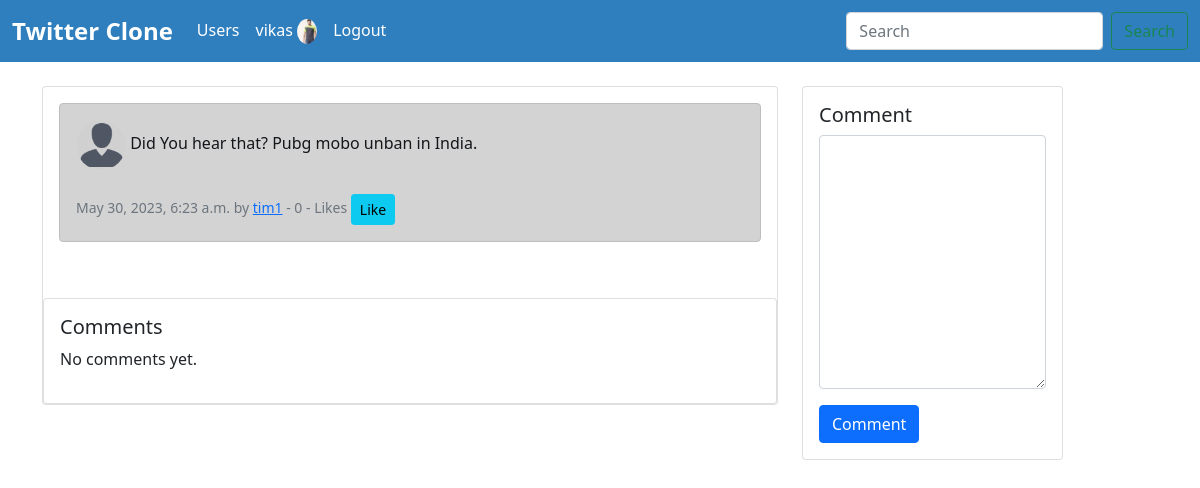
The app's page /tweet-comment/6/ (signed in), older data.
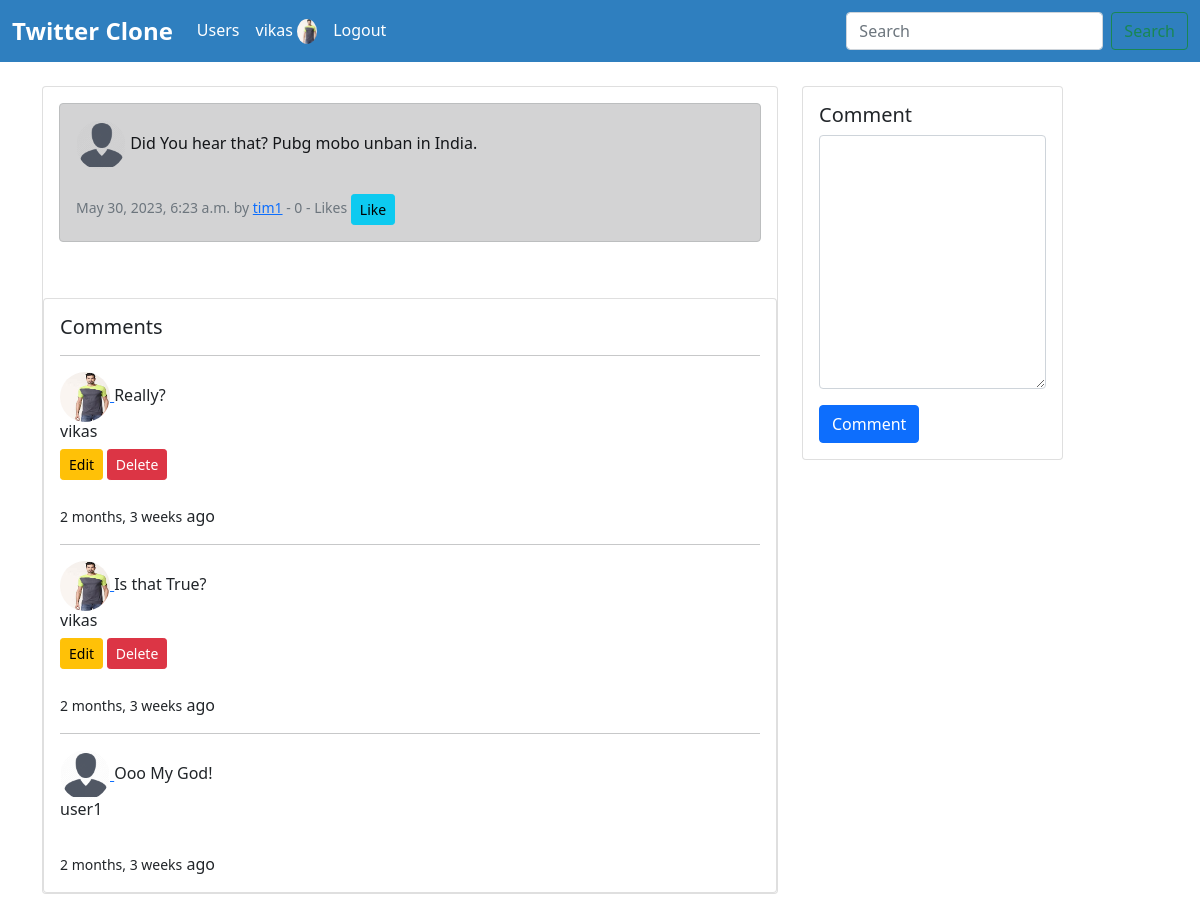
The same page, newer data.
### app/models.py (models this page shows, shortened)
class Comment(models.Model):
    user = models.ForeignKey(User, on_delete=models.CASCADE)
    tweet = models.ForeignKey(Tweet, on_delete=models.CASCADE)
    body = models.TextField()
    created_on = models.DateTimeField(auto_now_add=True)

class Profile(models.Model):
    user = models.OneToOneField(User, on_delete=models.CASCADE)
    follows = models.ManyToManyField("self", related_name='followed_by', symmetrical=False, blank=True)
    profile_pic = models.ImageField(null=True, blank=True, upload_to='images/')
    bio = models.TextField(null=True, blank=True)
    social_link = models.CharField(max_length=200, null=True, blank=True)
    updated_date = models.DateTimeField(User, auto_now=True)

### app/views.py (the view)
# urls.py: path('tweet-comment/<int:pk>/', views.comment_view, name='comment'),
@login_required(login_url='login')
def comment_view(request, pk):
    tweet = get_object_or_404(Tweet, id=pk)
    user = User.objects.get(id=request.user.id)
    form = CommentForm(request.POST or None)
    if request.method == "POST":
        comment = form.save(commit=False)
        comment.user = user
        comment.tweet = tweet
        comment.save()
        return redirect(request.META.get('HTTP_REFERER'))
    comments = Comment.objects.filter(tweet=tweet)
    return render(request, 'app/comment.html', {'form':form, 'tweet':tweet, 'comments':comments})

### app/forms.py
class CommentForm(forms.ModelForm):
    body = forms.CharField(label="", widget=forms.Textarea(attrs={'class':'form-control'}))
    class Meta:
        model = Comment
        fields = ['body']
        exclude = ('user', 'tweet')

### app/models.py (called while the page is built)
    def total_likes(self):
        return self.likes.count()

### app/templates/app/comment.html (shortened to what this page needs)
{% extends 'app/base.html' %}
{% load static %}
{% block content %}
    <div class="container mb-4">
        {% if request.user.is_authenticated %}
        <div class="row mt-4">
            <div class="col-md-8">
                <div class="card">
                    <div class="card-body">
                        {% if tweet %}
                        <div class="alert alert-dark" role="alert">
                            {% if tweet.user.profile.profile_pic %}
                            <img src="{{ tweet.user.profile.profile_pic.url }}" class="rounded-circle" width="50px" height="50px" alt="">
                            {% else %}
                            <img src="{% static 'images/user1.png' %}" class="rounded-circle" width="50px" height="50px" alt="">
                            {% endif %}
                            {{ tweet.body }} <br><br>
                            <small class="text-muted">
                                {{ tweet.created_on }} by <a href="{% url 'profile' tweet.user.id %}">{{ tweet.user.username }}</a>
                                - {{ tweet.total_likes }} - Likes
                                {% if user in tweet.likes.all %}
                                <a href="{% url 'tweet_like' tweet.id %}" class="btn btn-sm btn-info">Unlike</a>
                                {% else %}
                                <a href="{% url 'tweet_like' tweet.id %}" class="btn btn-sm btn-info">Like</a>
                                {% endif %}
                            </small>
                        </div>
                        {% endif %}
                    </div>
                    <div>
                        <div class="card mt-4">
                            <div class="card-body">
                                <h5 class="card-title">Comments</h5>
                                {% for comment in comments %}
                                <div class="media"> <hr>
                                    <a href="{% url 'profile' comment.user.id %}">
                                    {% if comment.user.profile.profile_pic %}
                                    <img src="{{ comment.user.profile.profile_pic.url }}" class="rounded-circle" width="50px" height="50px" alt="">
                                    {% else %}
                                    <img src="{% static 'images/user1.png' %}" class="rounded-circle" width="50px" height="50px" alt="">
                                    {% endif %} </a>
                                    {{ comment.body }}
                                    <div class="media-body ml-2">
                                        <h6 class="mt-0">{{ comment.user.username }}</h6>
                                        <small>
                                            {% if request.user == comment.user %}
                                            <a href="{% url 'comment_update' comment.pk %}" class="btn btn-sm btn-warning">Edit</a>
                                            <a href="{% url 'comment_delete' comment.pk %}" class="btn btn-sm btn-danger">Delete</a>
                                            {% endif %}
                                        </small>
                                    </div><br>
                                    <small>{{ comment.created_on|timesince }}</small> ago
                                </div>
                                {% empty %}
                                <p>No comments yet.</p>
                                {% endfor %}
                            </div>
                        </div>
                    </div>
                </div>
            </div>
            <div class="col-md-3">
                <div class="card">
                    <div class="card-body">
                        <h5 class="card-title">Comment</h5>
                        <form action="" method="post">
                            {{ form.as_p }}
                            <input type="submit" class="btn btn-primary" value="Comment">
                        </form>
                    </div>
                </div>
            </div>
        {% endif %}
    </div>
{% endblock content %}

Row changes from the older to the newer data that the page shows:
added Comment: user.profile.profile_pic (picture), body "Really?", user.username "vikas", shows "Edit", created_on "2 months, 3 weeks"
added Comment: user.profile.profile_pic (picture), body "Is that True?", user.username "vikas", shows "Edit", created_on "2 months, 3 weeks"
added Comment: body "Ooo My God!", user.username "user1", created_on "2 months, 3 weeks"
Text that changed along with them:
text no longer shown: "No comments yet."
